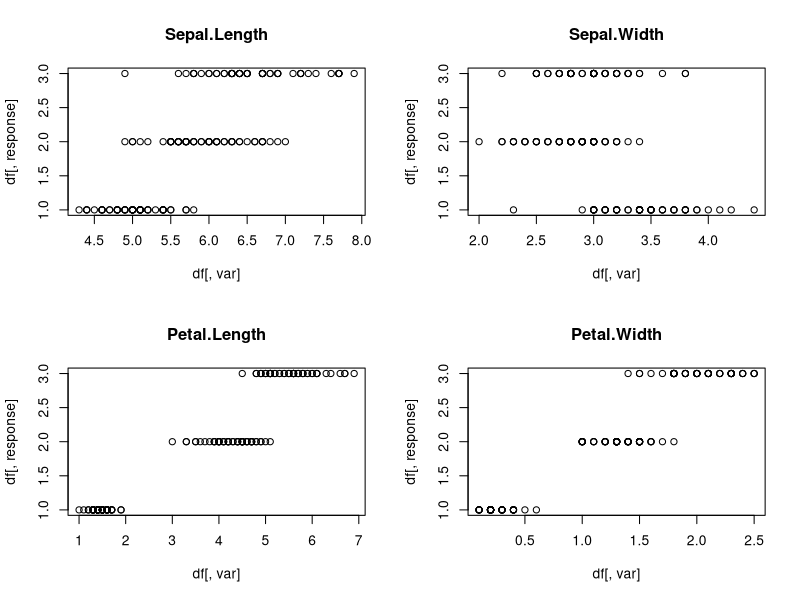
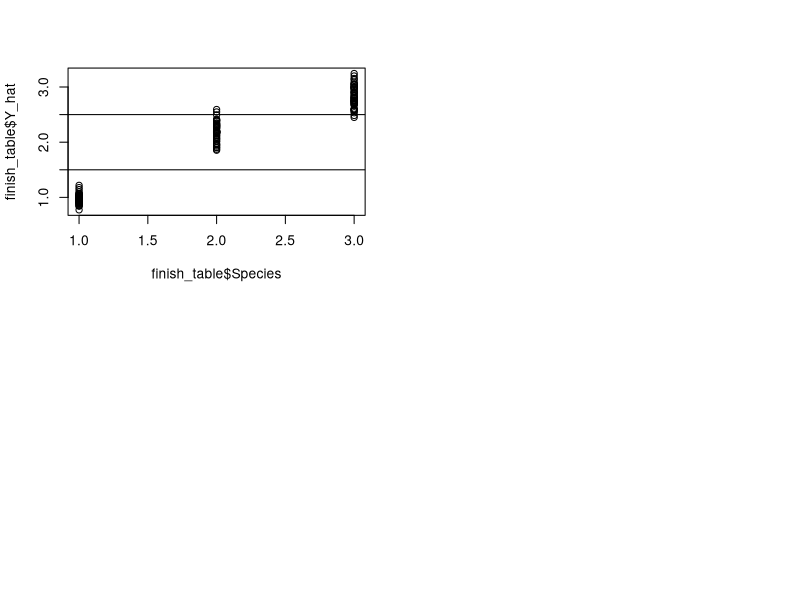

These figures' R source, in order:
# Just writing a linear model from scratch for training.


lin_mod <- function(df, response){
  # Takes a dataframe and the name of the variable to predict as input.
  # Returns the input dataframe with the estimated age after minimizing RSS
  
  num_features <- colnames(df)[unname(sapply(df,is.numeric))]  # Numeric variables only
  num_features <- num_features[num_features != response]  # Excluding response variable
  
  N <- nrow(df)  # Number of observations
  p <- length(num_features)  # Number of input variables
  X <- as.matrix(df[,num_features])  # Transforming into matrix
  X <- cbind(rep(1,N),X)  # Adding intercept
  df[,response] <- as.numeric(df[,response])  # If response is factorial, encoded with integers
  Y <- as.matrix(df[,response])  # Response variable as matrix
  
  # Plotting input-response correlations
  par(mfrow=c(floor(sqrt(p)),p/floor(sqrt(p))))
  for(var in num_features){plot(df[,var],df[,response],main=var)}
  
  # Solution of the derivative by beta to minimize RSS
  B_hat <- solve(t(X)%*%X) %*% t(X) %*% Y
  Y_hat <- X %*% B_hat
  df_out <- cbind(df, Y_hat)
  return(list(table=df_out,weights=B_hat))
}


finish<-lin_mod(iris, 'Species')  # Trying to use linear regression to predict categorical variable
finish_table<- finish$table
finish_beta<- finish$weights

plot(finish_table$Species, finish_table$Y_hat)  # plotting actual species vs predicted species
abline(h=seq(1.5,3,1))  # Boundaries between species
1 - length(finish_table$Species[finish_table$Species != round(finish_table$Y_hat)])/nrow(finish_table)  # 97.3% accuracy
sd(finish_table$Species - finish_table$Y_hat)
